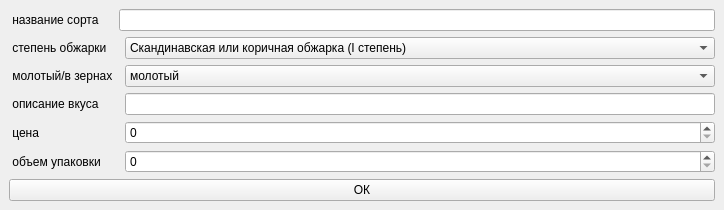
<?xml version="1.0" encoding="UTF-8"?>
<ui version="4.0">
 <class>MainWindow</class>
 <widget class="QMainWindow" name="MainWindow">
  <property name="geometry">
   <rect>
    <x>0</x>
    <y>0</y>
    <width>724</width>
    <height>197</height>
   </rect>
  </property>
  <property name="windowTitle">
   <string>MainWindow</string>
  </property>
  <widget class="QWidget" name="centralwidget">
   <layout class="QGridLayout" name="gridLayout">
    <item row="2" column="2">
     <widget class="QComboBox" name="comboBox_2">
      <item>
       <property name="text">
        <string>молотый</string>
       </property>
      </item>
      <item>
       <property name="text">
        <string>в зернах</string>
       </property>
      </item>
     </widget>
    </item>
    <item row="3" column="0">
     <widget class="QLabel" name="label_4">
      <property name="text">
       <string> описание вкуса</string>
      </property>
     </widget>
    </item>
    <item row="0" column="0">
     <widget class="QLabel" name="label">
      <property name="text">
       <string> название сорта</string>
      </property>
     </widget>
    </item>
    <item row="4" column="2">
     <widget class="QSpinBox" name="spinBox">
      <property name="maximum">
       <number>999999</number>
      </property>
     </widget>
    </item>
    <item row="5" column="2">
     <widget class="QSpinBox" name="spinBox_2">
      <property name="maximum">
       <number>999999</number>
      </property>
     </widget>
    </item>
    <item row="1" column="0">
     <widget class="QLabel" name="label_2">
      <property name="text">
       <string> степень обжарки</string>
      </property>
     </widget>
    </item>
    <item row="2" column="0">
     <widget class="QLabel" name="label_3">
      <property name="text">
       <string> молотый/в зернах</string>
      </property>
     </widget>
    </item>
    <item row="4" column="0">
     <widget class="QLabel" name="label_5">
      <property name="text">
       <string> цена</string>
      </property>
     </widget>
    </item>
    <item row="0" column="1" colspan="2">
     <widget class="QLineEdit" name="lineEdit"/>
    </item>
    <item row="1" column="2">
     <widget class="QComboBox" name="comboBox">
      <item>
       <property name="text">
        <string>Скандинавская или коричная обжарка (I степень)</string>
       </property>
      </item>
      <item>
       <property name="text">
        <string>Новоанглийская обжарка (II степень)</string>
       </property>
      </item>
      <item>
       <property name="text">
        <string>Американская обжарка (III степень)</string>
       </property>
      </item>
      <item>
       <property name="text">
        <string>Городская обжарка (IV степнь)</string>
       </property>
      </item>
      <item>
       <property name="text">
        <string>Полная городская (V степень)</string>
       </property>
      </item>
      <item>
       <property name="text">
        <string>Венская обжарка (VI степень)</string>
       </property>
      </item>
      <item>
       <property name="text">
        <string>Французская обжарка (VII степень)</string>
       </property>
      </item>
      <item>
       <property name="text">
        <string>Испанская или Тёмная Французская обжарка (VIII степень)</string>
       </property>
      </item>
     </widget>
    </item>
    <item row="5" column="0" colspan="2">
     <widget class="QLabel" name="label_6">
      <property name="text">
       <string> объем упаковки</string>
      </property>
     </widget>
    </item>
    <item row="3" column="2">
     <widget class="QLineEdit" name="lineEdit_2"/>
    </item>
    <item row="6" column="0" colspan="3">
     <widget class="QPushButton" name="pushButton">
      <property name="text">
       <string>ОК</string>
      </property>
     </widget>
    </item>
   </layout>
  </widget>
 </widget>
 <resources/>
 <connections/>
</ui>
